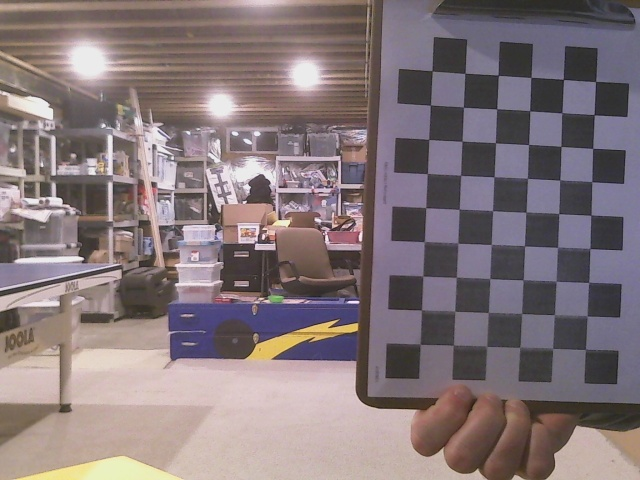
#> input picture CameraCalibration/calib0.jpg, 640 x 480 px; its folder holds only this picture in this run
$ python chessboard_calibration.py
#> lines starting #> are read from the running program, lines starting #| are printed output that depends on the picture; after the words box and inside, x2 and y2 are one past the last pixel; in counts of white or black regions, pixels touching at a corner belong together
import numpy as np
import cv2
import glob

chessboard_rows = 6
chessboard_cols = 9

# termination criteria
criteria = (cv2.TERM_CRITERIA_EPS + cv2.TERM_CRITERIA_MAX_ITER, 30, 0.001)

# prepare object points, like (0,0,0), (1,0,0), (2,0,0) ....,(6,5,0)
objp = np.zeros((chessboard_rows*chessboard_cols,3), np.float32)
objp[:,:2] = np.mgrid[0:chessboard_cols,0:chessboard_rows].T.reshape(-1,2)

# Arrays to store object points and image points from all the images.
objpoints = [] # 3d point in real world space
imgpoints = [] # 2d points in image plane.

images = glob.glob('*.jpg')

for fname in images:
    img = cv2.imread(fname)
#> img is the input picture: shape (480, 640, 3); mean B, G, R 121.5, 118.6, 132.3
    gray = cv2.cvtColor(img,cv2.COLOR_BGR2GRAY)
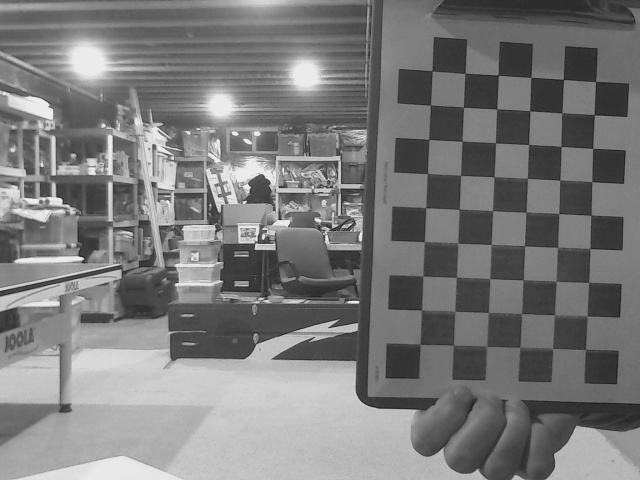
#> gray: shape (480, 640); min 28, max 240, mean 123

    # Find the chess board corners
    ret, corners = cv2.findChessboardCorners(gray, (chessboard_cols,chessboard_rows),None)
#> ret = True; corners = 54 rows, first 8: [420.3, 344], [421.4, 309.8], [422.5, 276], [423.7, 241.8], [425.8, 207.8], [427.1, 173.7], [428.8, 139.4], [430.3, 105.2]

    # If found, add object points, image points (after refining them)
    if ret == True:
        objpoints.append(objp)

        corners2 = cv2.cornerSubPix(gray,corners,(11,11),(-1,-1),criteria)
#> corners2 = 54 rows, first 8: [420.1, 344.3], [421.5, 309.9], [422.8, 276], [424.4, 241.7], [425.8, 207.7], [427.4, 173.6], [428.7, 139.4], [430.4, 105.1]
        imgpoints.append(corners2)

        # Draw and display the corners
        img = cv2.drawChessboardCorners(img, (chessboard_cols,chessboard_rows), corners2,ret)
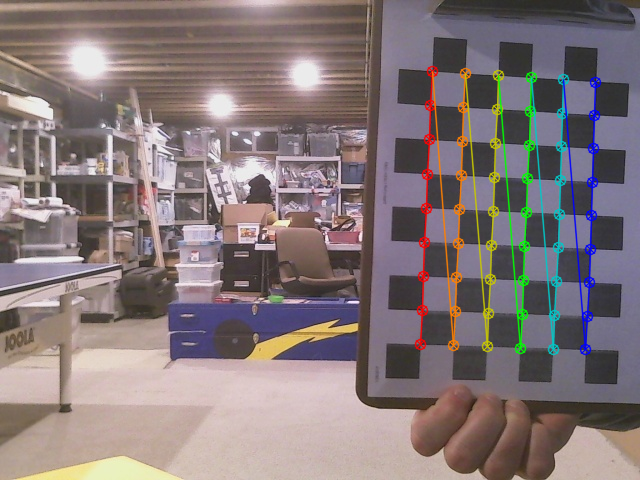
#> img: shape (480, 640, 3); 4.24% of pixels changed, all inside (x1, y1, x2, y2) = (414, 65, 602, 356)
        cv2.imshow(fname,img)

ret, mtx, dist, rvecs, tvecs = cv2.calibrateCamera(objpoints, imgpoints, gray.shape[::-1], None, None)
#> ret = 0.247; mtx = [[731.6, 0, 315.1], [0, 737.4, 295.3], [0, 0, 1]]; dist = [[0.102, -1.09, -0.0159, 0.00707, 2.13]]; rvecs = ([0.019, -0.0702, -1.53],); tvecs = ([3.1, 1.43, 21.69],)

np.savetxt('camera_matrix.txt', mtx)
np.savetxt('distortion_coefs.txt', dist)

for fname in images:
    img = cv2.imread(fname)
    gray = cv2.cvtColor(img,cv2.COLOR_BGR2GRAY)

    h, w = img.shape[:2]
#> h = 480; w = 640
    newcameramtx, roi = cv2.getOptimalNewCameraMatrix(mtx, dist, (w, h), 1, (w, h))
#> newcameramtx = [[718.5, 0, 318.6], [0, 729.6, 289.7], [0, 0, 1]]; roi = (7, 5, 624, 468)

    # undistort
    dst = cv2.undistort(img, mtx, dist, None, newcameramtx)
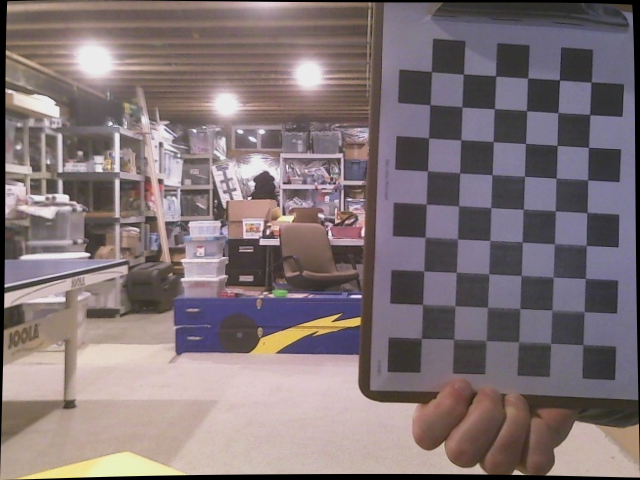
#> dst: shape (480, 640, 3); mean B, G, R 118.8, 116.1, 129.6

    # crop the image
    x, y, w, h = roi
#> x = 7; y = 5; w = 624; h = 468
    dst = dst[y:y + h, x:x + w]
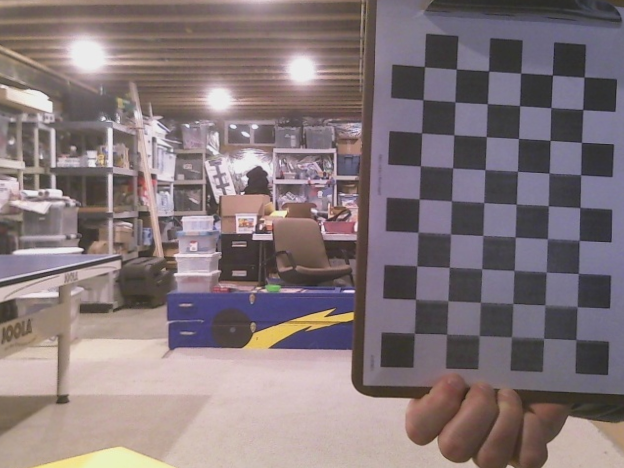
#> dst: shape (468, 624, 3); mean B, G, R 121.7, 118.8, 132.5

    cv2.imshow(fname+'_undistorted', dst)

cv2.waitKey(0)

$ run again, on CameraCalibration/calib2.jpg
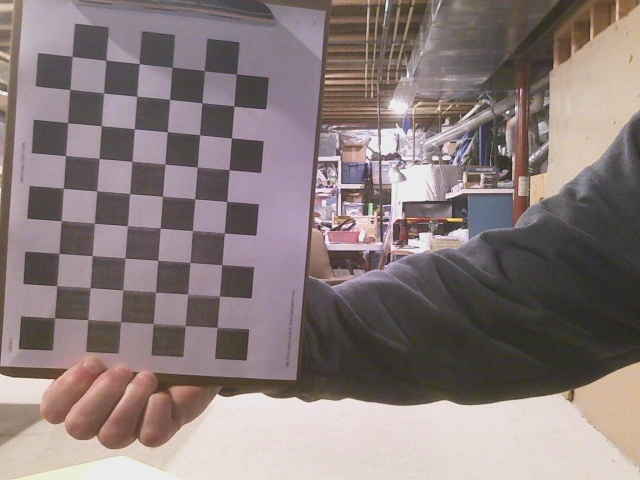
#> input picture CameraCalibration/calib2.jpg, 640 x 480 px
#> img is the input picture: shape (480, 640, 3); mean B, G, R 123.9, 124.4, 138
#> `ret, corners = cv2.findChessboardCorners(gray, (chessboard_cols,chessb..`: ret = True; corners = 54 rows, first 8: [54.77, 317.5], [56.49, 285.5], [59.51, 253.5], [61.03, 220.6], [63.42, 188.3], [65.56, 155.6], [68.32, 122.9], [69.94, 89.42]
#> corners2 = 54 rows, first 8: [54.31, 317.7], [56.69, 285.7], [58.99, 253.4], [61.17, 220.6], [63.33, 188.3], [65.52, 155.6], [67.76, 122.7], [69.8, 89.48]
#> `img = cv2.drawChessboardCorners(img, (chessboard_cols,chessboard_rows)..`:
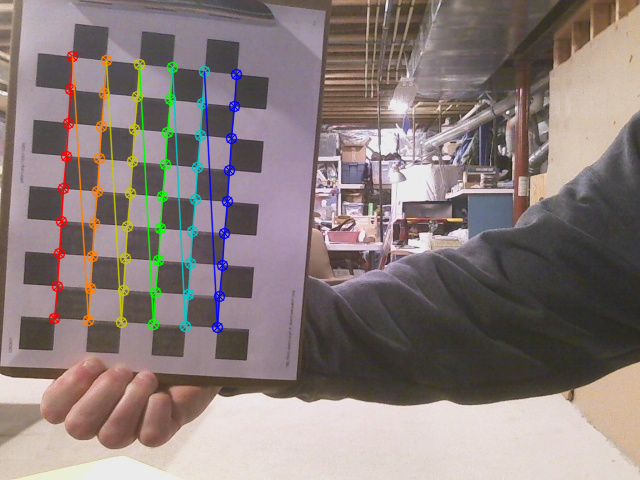
#> img: shape (480, 640, 3); 4.1% of pixels changed, all inside (x1, y1, x2, y2) = (48, 50, 243, 334)
#> `ret, mtx, dist, rvecs, tvecs = cv2.calibrateCamera(objpoints, imgpoint..`: ret = 0.142; mtx = [[470.2, 0, 265.4], [0, 471.7, 221.9], [0, 0, 1]]; dist = [[0.00292, -0.241, -0.00224, -0.00359, 0.688]]; rvecs = ([0.0858, -0.0494, -1.49],); tvecs = ([-6.5, 2.96, 14.5],)
#> newcameramtx = [[483.7, 0, 271.8], [0, 469.8, 221.3], [0, 0, 1]]; roi = (12, 31, 570, 398)
#> `x, y, w, h = roi`: x = 12; y = 31; w = 570; h = 398
#> `dst = dst[y:y + h, x:x + w]`:
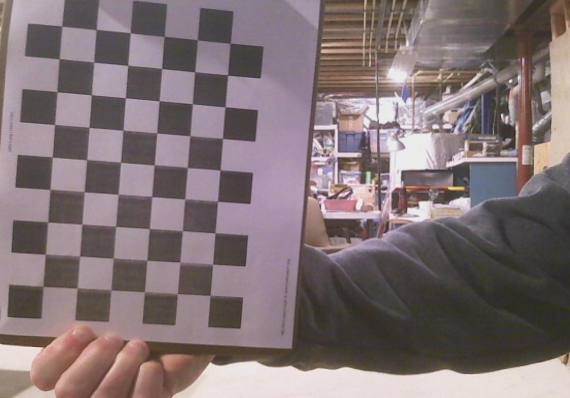
#> dst: shape (398, 570, 3); mean B, G, R 116.8, 114.7, 128.8

$ run again, on CameraCalibration/calib3.jpg
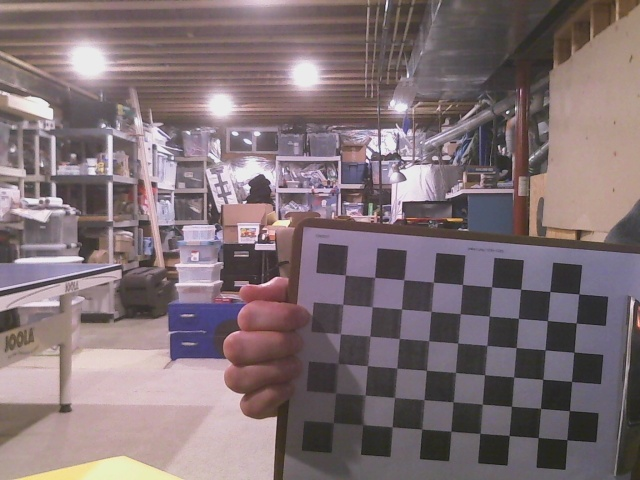
#> input picture CameraCalibration/calib3.jpg, 640 x 480 px
#> img is the input picture: shape (480, 640, 3); mean B, G, R 116.6, 112.6, 128.2
#> `ret, corners = cv2.findChessboardCorners(gray, (chessboard_cols,chessb..`: ret = True; corners = 54 rows, first 8: [345.3, 274.9], [374.8, 277.4], [403.7, 279.6], [433.4, 282], [462.4, 284.3], [491.6, 286.8], [520.7, 289.3], [549.8, 291.4]
#> corners2 = 54 rows, first 8: [345.2, 275], [374.5, 277.4], [403.8, 279.7], [433.3, 282.1], [462.4, 284.5], [491.6, 286.8], [520.7, 289.2], [549.9, 291.5]
#> `img = cv2.drawChessboardCorners(img, (chessboard_cols,chessboard_rows)..`:
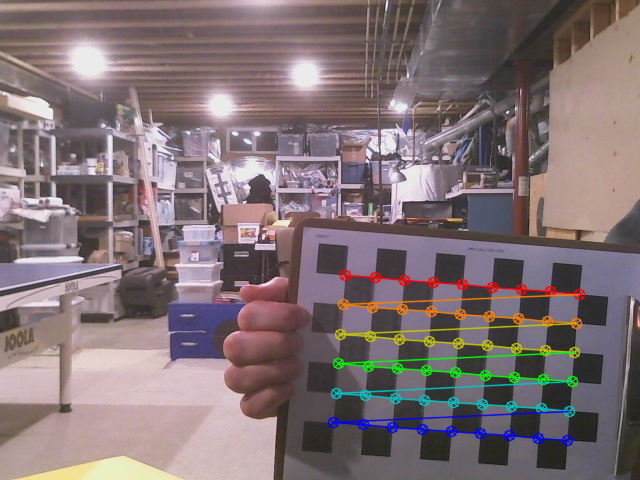
#> img: shape (480, 640, 3); 3.85% of pixels changed, all inside (x1, y1, x2, y2) = (327, 269, 586, 447)
#> `ret, mtx, dist, rvecs, tvecs = cv2.calibrateCamera(objpoints, imgpoint..`: ret = 0.199; mtx = [[4212, 0, 319.1], [0, 4147.8, 239.6], [0, 0, 1]]; dist = [[-0.191, -53.34, 0.00574, 0.00753, -0.496]]; rvecs = ([-0.0201, -0.167, 0.0808],); tvecs = ([0.863, 1.2, 140.3],)
#> newcameramtx = [[4182.6, 0, 319.8], [0, 4116.9, 239.9], [0, 0, 1]]; roi = (1, 2, 636, 476)
#> `x, y, w, h = roi`: x = 1; y = 2; w = 636; h = 476
#> `dst = dst[y:y + h, x:x + w]`:
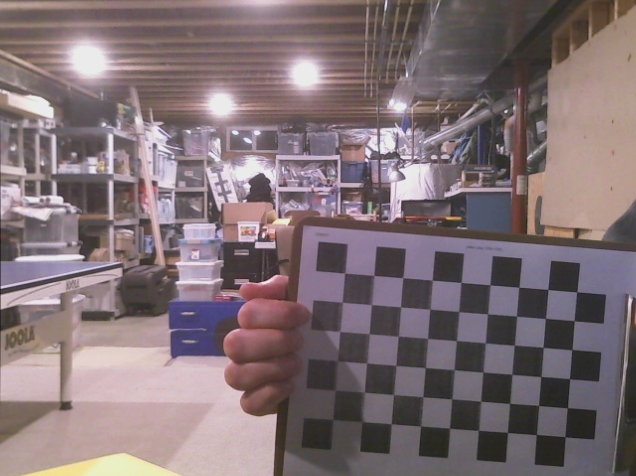
#> dst: shape (476, 636, 3); mean B, G, R 116.7, 112.6, 128.2

$ run again, on CameraCalibration/calib4.jpg
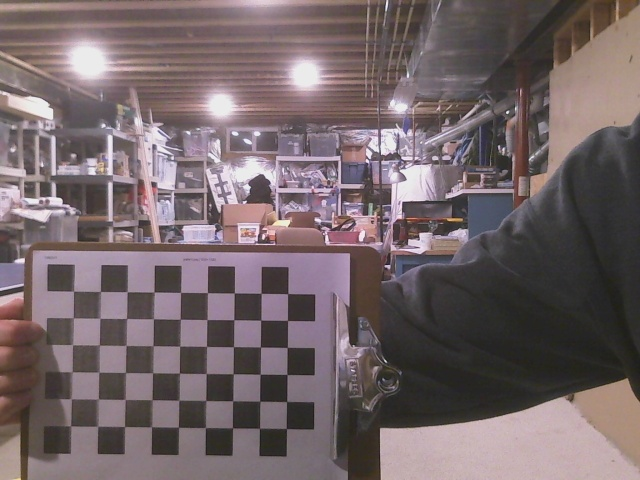
#> input picture CameraCalibration/calib4.jpg, 640 x 480 px
#> img is the input picture: shape (480, 640, 3); mean B, G, R 104.4, 101.6, 115.6
#> `ret, corners = cv2.findChessboardCorners(gray, (chessboard_cols,chessb..`: ret = True; corners = 54 rows, first 8: [73.6, 291.2], [100.5, 291.4], [127.2, 291.6], [154.1, 292], [180.6, 292.4], [207.5, 292.6], [234.3, 292.9], [261.1, 293.3]
#> corners2 = 54 rows, first 8: [73.41, 291.1], [100.3, 291.5], [127, 291.7], [153.9, 292.1], [180.5, 292.4], [207.4, 292.6], [234.3, 293], [261.1, 293.3]
#> `img = cv2.drawChessboardCorners(img, (chessboard_cols,chessboard_rows)..`:
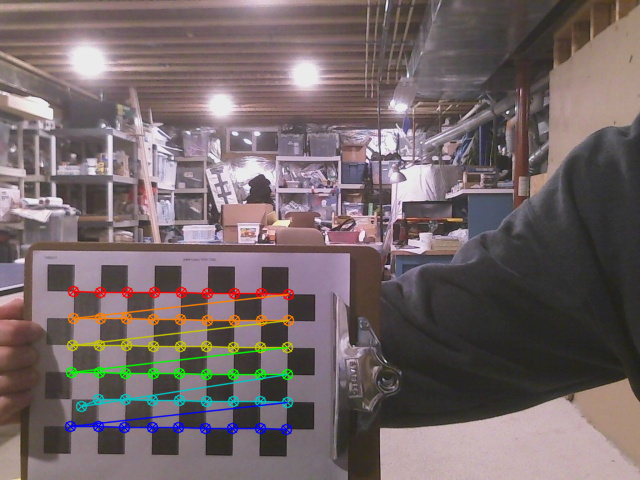
#> img: shape (480, 640, 3); 3.58% of pixels changed, all inside (x1, y1, x2, y2) = (64, 285, 295, 436)
#> `ret, mtx, dist, rvecs, tvecs = cv2.calibrateCamera(objpoints, imgpoint..`: ret = 1.52; mtx = [[6950.4, 0, 319.8], [0, 7064.1, 238.9], [0, 0, 1]]; dist = [[-2.25, 106.6, 0.16, 0.0497, 0.239]]; rvecs = ([0.19, -0.00622, 0.0131],); tvecs = ([-9.18, 1.88, 257.9],)
#> newcameramtx = [[6827, 0, 322.6], [0, 6970.3, 245.1], [0, 0, 1]]; roi = (7, 5, 625, 472)
#> `x, y, w, h = roi`: x = 7; y = 5; w = 625; h = 472
#> `dst = dst[y:y + h, x:x + w]`:
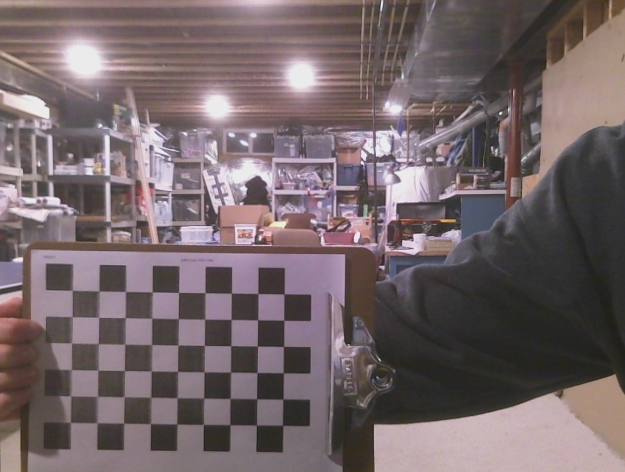
#> dst: shape (472, 625, 3); mean B, G, R 104.6, 101.7, 115.7

$ run again, on CameraCalibration/calib1.jpg
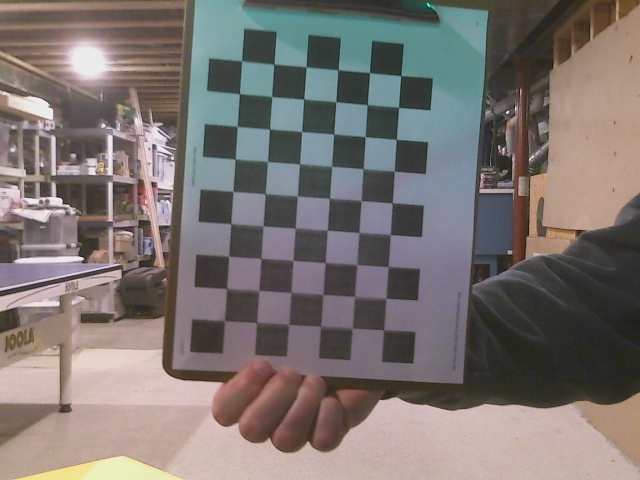
#> input picture CameraCalibration/calib1.jpg, 640 x 480 px
#> img is the input picture: shape (480, 640, 3); mean B, G, R 113.3, 116.3, 124
#> `ret, corners = cv2.findChessboardCorners(gray, (chessboard_cols,chessb..`: ret = True; corners = 54 rows, first 8: [225.1, 320], [226.4, 288], [228.8, 256.2], [231.1, 223.8], [233, 191.2], [235, 159], [237.3, 126.5], [239.6, 93.72]
#> corners2 = 54 rows, first 8: [224.2, 320.6], [226.6, 288.5], [228.6, 256.2], [230.9, 223.7], [232.9, 191.3], [235.2, 158.9], [237.2, 126.4], [239.4, 93.63]
#> img: shape (480, 640, 3); 4.1% of pixels changed, all inside (x1, y1, x2, y2) = (218, 55, 408, 337)
#> `ret, mtx, dist, rvecs, tvecs = cv2.calibrateCamera(objpoints, imgpoint..`: ret = 0.162; mtx = [[351.2, 0, 319.1], [0, 353.8, 237.7], [0, 0, 1]]; dist = [[-0.0796, 0.434, -0.00465, -0.00203, -0.731]]; rvecs = ([0.0266, -0.0345, -1.5],); tvecs = ([-2.94, 2.56, 10.84],)
#> newcameramtx = [[351.2, 0, 319.1], [0, 341, 233.4], [0, 0, 1]]; roi = (0, 4, 639, 462)
#> `x, y, w, h = roi`: x = 0; y = 4; w = 639; h = 462
#> `dst = dst[y:y + h, x:x + w]`:
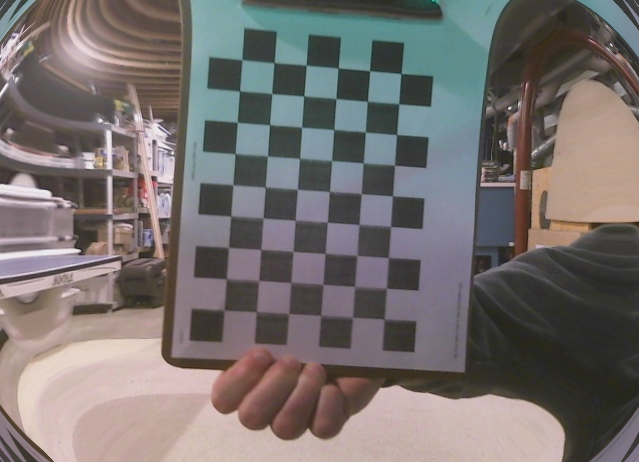
#> dst: shape (462, 639, 3); mean B, G, R 111.2, 112.6, 118.9
